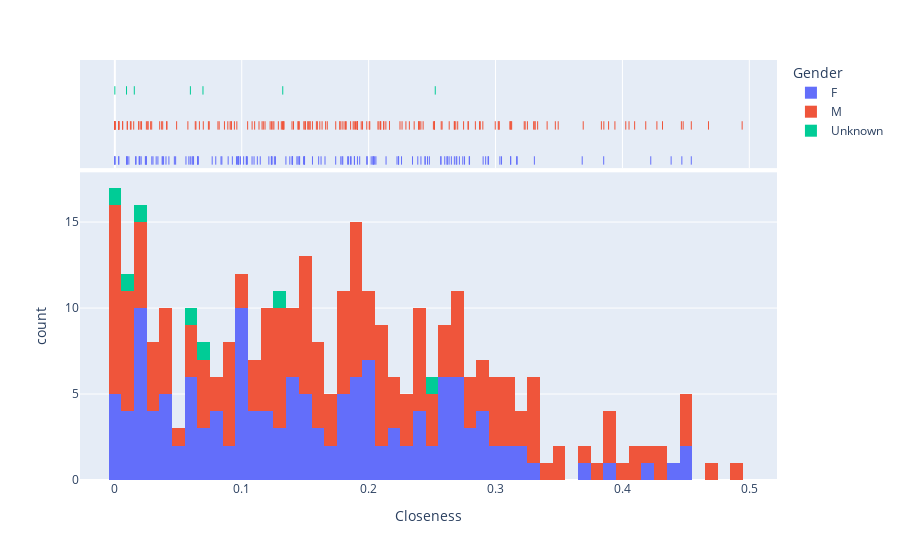

This figure's notebook cell:
### Code cell
fig = px.histogram(df, x="Closeness", color="Gender", marginal="rug",nbins=80, hover_data=df.columns)
fig.show()

### Figure 1 — Plotly figure (JSON) as saved in the notebook; plotly's stock layout.template omitted (floating-point values rounded to 4 significant figures; data arrays with more than 128 entries replaced by an {"elided": "..."} marker saying what was removed)
{"data": [{"alignmentgroup": "True", "bingroup": "x", "hovertemplate": "Gender=F<br>Closeness=%{x}<br>count=%{y}<extra></extra>", "legendgroup": "F", "marker": {"color": "#636efa", "pattern": {"shape": ""}}, "name": "F", "nbinsx": 80, "offsetgroup": "F", "orientation": "v", "showlegend": true, "type": "histogram", "x": {"elided": "146 float values"}, "xaxis": "x", "yaxis": "y"}, {"alignmentgroup": "True", "boxpoints": "all", "customdata": {"elided": "146x7 mixed values"}, "fillcolor": "rgba(255,255,255,0)", "hoveron": "points", "hovertemplate": "Gender=%{customdata[2]}<br>Closeness=%{x}<br>studentID=%{customdata[0]}<br>Class=%{customdata[1]}<br>Degree=%{customdata[3]}<br>Betweenness=%{customdata[4]}<br>Eigenvector=%{customdata[5]}<br>PageRank=%{customdata[6]}<extra></extra>", "jitter": 0, "legendgroup": "F", "line": {"color": "rgba(255,255,255,0)"}, "marker": {"color": "#636efa", "symbol": "line-ns-open"}, "name": "F", "offsetgroup": "F", "showlegend": false, "type": "box", "x": {"elided": "146 float values"}, "xaxis": "x2", "yaxis": "y2"}, {"alignmentgroup": "True", "bingroup": "x", "hovertemplate": "Gender=M<br>Closeness=%{x}<br>count=%{y}<extra></extra>", "legendgroup": "M", "marker": {"color": "#EF553B", "pattern": {"shape": ""}}, "name": "M", "nbinsx": 80, "offsetgroup": "M", "orientation": "v", "showlegend": true, "type": "histogram", "x": {"elided": "176 float values"}, "xaxis": "x", "yaxis": "y"}, {"alignmentgroup": "True", "boxpoints": "all", "customdata": {"elided": "176x7 mixed values"}, "fillcolor": "rgba(255,255,255,0)", "hoveron": "points", "hovertemplate": "Gender=%{customdata[2]}<br>Closeness=%{x}<br>studentID=%{customdata[0]}<br>Class=%{customdata[1]}<br>Degree=%{customdata[3]}<br>Betweenness=%{customdata[4]}<br>Eigenvector=%{customdata[5]}<br>PageRank=%{customdata[6]}<extra></extra>", "jitter": 0, "legendgroup": "M", "line": {"color": "rgba(255,255,255,0)"}, "marker": {"color": "#EF553B", "symbol": "line-ns-open"}, "name": "M", "offsetgroup": "M", "showlegend": false, "type": "box", "x": {"elided": "176 float values"}, "xaxis": "x2", "yaxis": "y2"}, {"alignmentgroup": "True", "bingroup": "x", "hovertemplate": "Gender=Unknown<br>Closeness=%{x}<br>count=%{y}<extra></extra>", "legendgroup": "Unknown", "marker": {"color": "#00cc96", "pattern": {"shape": ""}}, "name": "Unknown", "nbinsx": 80, "offsetgroup": "Unknown", "orientation": "v", "showlegend": true, "type": "histogram", "x": [0, 0.009202, 0.05954, 0.1323, 0.01534, 0.06945, 0.2525], "xaxis": "x", "yaxis": "y"}, {"alignmentgroup": "True", "boxpoints": "all", "customdata": [[34, "MP", "Unknown", 34, 0, 6.174e-103, 0.0008514], [41, "MP", "Unknown", 45, 0.0009144, 8.985e-98, 0.0008617], [243, "MP", "Unknown", 37, 0.000634, 5.047e-71, 0.0009857], [420, "MP", "Unknown", 35, 0.001998, 2.153e-49, 0.001078], [58, "PC*", "Unknown", 52, 0.002096, 9.051e-98, 0.0009657], [209, "PC*", "Unknown", 18, 0.0005264, 4.193e-68, 0.001078], [979, "2BIO2", "Unknown", 20, 0.0001521, 5.443e-27, 0.003233]], "fillcolor": "rgba(255,255,255,0)", "hoveron": "points", "hovertemplate": "Gender=%{customdata[2]}<br>Closeness=%{x}<br>studentID=%{customdata[0]}<br>Class=%{customdata[1]}<br>Degree=%{customdata[3]}<br>Betweenness=%{customdata[4]}<br>Eigenvector=%{customdata[5]}<br>PageRank=%{customdata[6]}<extra></extra>", "jitter": 0, "legendgroup": "Unknown", "line": {"color": "rgba(255,255,255,0)"}, "marker": {"color": "#00cc96", "symbol": "line-ns-open"}, "name": "Unknown", "offsetgroup": "Unknown", "showlegend": false, "type": "box", "x": [0, 0.009202, 0.05954, 0.1323, 0.01534, 0.06945, 0.2525], "xaxis": "x2", "yaxis": "y2"}], "layout": {"autosize": true, "barmode": "relative", "legend": {"title": {"text": "Gender"}, "tracegroupgap": 0}, "margin": {"t": 60}, "xaxis": {"anchor": "y", "autorange": true, "domain": [0, 1], "range": [-0.02746, 0.5218], "title": {"text": "Closeness"}, "type": "linear"}, "xaxis2": {"anchor": "y2", "autorange": true, "domain": [0, 1], "matches": "x", "range": [-0.02746, 0.5218], "showgrid": true, "showticklabels": false, "type": "linear"}, "yaxis": {"anchor": "x", "autorange": true, "domain": [0, 0.7326], "range": [0, 17.89], "title": {"text": "count"}}, "yaxis2": {"anchor": "x2", "autorange": true, "domain": [0.7426, 1], "matches": "y2", "range": [-0.6678, 2.5], "showgrid": false, "showline": false, "showticklabels": false, "ticks": "", "type": "category"}}}
